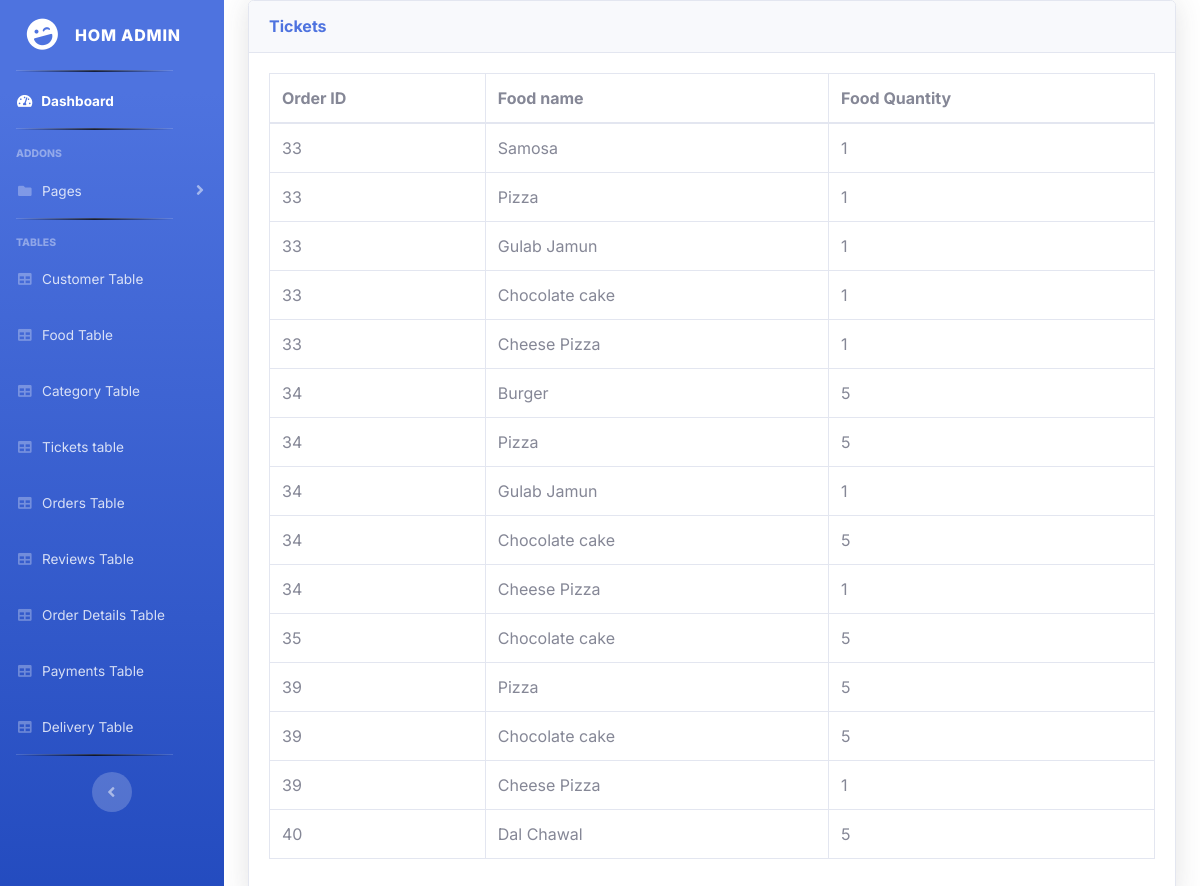
Page /admin/order_details.php on the committed database.
### tables this page shows
CREATE TABLE `order_details` (
  `od_id` int(11) NOT NULL,
  `o_id` int(10) NOT NULL,
  `f_id` int(10) NOT NULL,
  `f_quantity` int(10) NOT NULL
);

CREATE TABLE `food` (
  `f_id` int(10) NOT NULL,
  `f_name` varchar(50) NOT NULL,
  `f_price` int(10) NOT NULL,
  `f_description` varchar(255) NOT NULL,
  `f_special` tinyint(1) NOT NULL,
  `cat_id` int(10) NOT NULL,
  `image` varchar(255) NOT NULL
);

### admin/order_details.php (the view, shortened to what this page needs)
<?php
    $conn=mysqli_connect("localhost", "bhavesh", "test123", "foodorderingsite");
?>
<!DOCTYPE html>
<html>
<head>
</head>
<body>
	<?php
    include('includes/header.php');
    include('includes/navbar.php');
?>
	<div class="container-fluid">
                    <div class="card shadow mb-4">
                        <div class="card-header py-3">
                            <h6 class="m-0 font-weight-bold text-primary">Tickets</h6>
                        </div>
                        <div class="card-body">
                            <div class="table-responsive">
                                <table class="table table-bordered" id="dataTable" width="100%" cellspacing="0">
                                    <thead>
                                        <tr>
                                            <th>Order ID</th>
                                            <th>Food name</th>
                                            <th>Food Quantity</th>
                                        </tr>
                                    </thead>
                                    <tbody>
                                        <?php
                                            $query="SELECT order_details.o_id, food.f_name, order_details.f_quantity
                                            from order_details
                                            INNER JOIN food ON order_details.f_id=food.f_id";
                                            $result = mysqli_query($conn, $query);
                                            $rows = mysqli_fetch_all($result, MYSQLI_ASSOC);
                                            foreach($rows as $row) {
                                                echo "<tr>
                                                <td>{$row['o_id']}</td>
                                                <td>{$row['f_name']}</td>
                                                <td>{$row['f_quantity']}</td>
                                                </tr>";
                                            }
                                        ?>
                                    </tbody>
                                </table>
                            </div>
                        </div>
                    </div>
                </div>
</body>
</html>

### css/styles.css (style rules this page uses)
* { padding: 0; margin: 0; box-sizing: border-box; font-family: 'Inter', sans-serif; }

### rows in the picture
order_details: o "33", f.f_name "Samosa", f_quantity "1"
order_details: o "33", f.f_name "Pizza", f_quantity "1"
order_details: o "33", f.f_name "Gulab Jamun", f_quantity "1"
order_details: o "33", f.f_name "Chocolate cake", f_quantity "1"
order_details: o "33", f.f_name "Cheese Pizza", f_quantity "1"
order_details: o "34", f.f_name "Burger", f_quantity "5"
order_details: o "34", f.f_name "Pizza", f_quantity "5"
order_details: o "34", f.f_name "Gulab Jamun", f_quantity "1"
order_details: o "34", f.f_name "Chocolate cake", f_quantity "5"
order_details: o "34", f.f_name "Cheese Pizza", f_quantity "1"
order_details: o "35", f.f_name "Chocolate cake", f_quantity "5"
order_details: o "39", f.f_name "Pizza", f_quantity "5"
order_details: o "39", f.f_name "Chocolate cake", f_quantity "5"
order_details: o "39", f.f_name "Cheese Pizza", f_quantity "1"
order_details: o "40", f.f_name "Dal Chawal", f_quantity "5"
